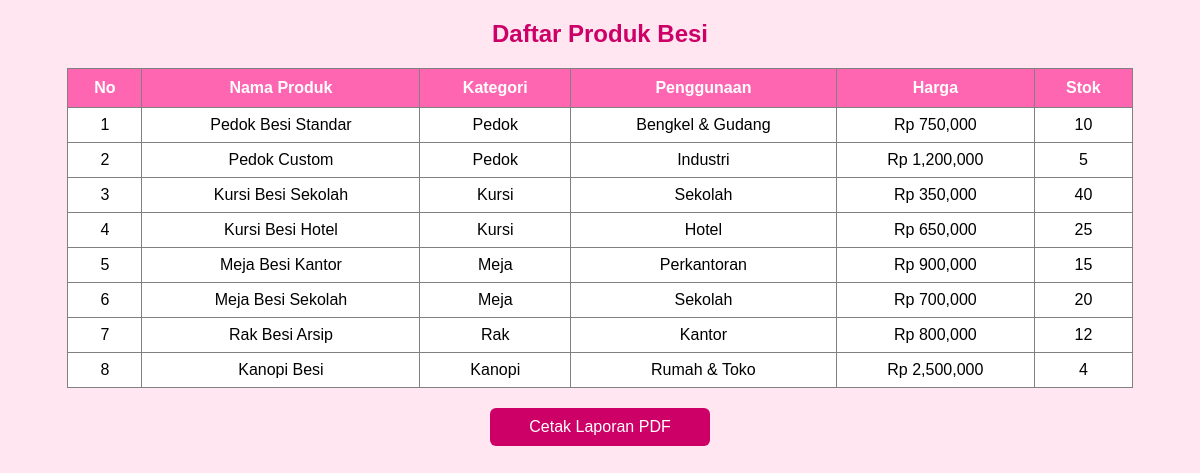
The page / on the database its author committed.
### tables this page shows
CREATE TABLE `produk_besi` (
  `id` int(11) NOT NULL,
  `nama_produk` varchar(100) DEFAULT NULL,
  `kategori` varchar(50) DEFAULT NULL,
  `target_penggunaan` varchar(100) DEFAULT NULL,
  `harga` int(11) DEFAULT NULL,
  `stok` int(11) DEFAULT NULL
);

### index.php (the view, shortened to what this page needs)
<?php
include "koneksi.php";
$data = mysqli_query($koneksi, "SELECT * FROM produk_besi");
?>
<!DOCTYPE html>
<html>
<head>
</head>
<body>
<h2>Daftar Produk Besi</h2>
<table border="1">
<tr>
    <th>No</th>
    <th>Nama Produk</th>
    <th>Kategori</th>
    <th>Penggunaan</th>
    <th>Harga</th>
    <th>Stok</th>
</tr>
<?php $no=1; while($row = mysqli_fetch_assoc($data)) { ?>
<tr>
    <td><?= $no++ ?></td>
    <td><?= $row['nama_produk'] ?></td>
    <td><?= $row['kategori'] ?></td>
    <td><?= $row['target_penggunaan'] ?></td>
    <td>Rp <?= number_format($row['harga']) ?></td>
    <td><?= $row['stok'] ?></td>
</tr>
<?php } ?>
</table>
<a href="cetak_pdf.php" target="_blank">Cetak Laporan PDF</a>
</body>
</html>

### index.php (style rules this page uses)
body { font-family: Arial; background: #ffe6f0; }
h2 { text-align: center; color: #cc0066; }
table { border-collapse: collapse; width: 90%; margin: auto; background: #fff; }
th { background: #ff66b2; color: white; padding: 10px; }
td { padding: 8px; text-align: center; }
a { display: block; width: 200px; margin: 20px auto; text-align: center; padding: 10px; background: #cc0066; color: white; text-decoration: none; border-radius: 6px; }

### rows shown on the page
produk_besi: nama_produk "Pedok Besi Standar", kategori "Pedok", target_penggunaan "Bengkel & Gudang", harga "750,000", stok "10"
produk_besi: nama_produk "Pedok Custom", kategori "Pedok", target_penggunaan "Industri", harga "1,200,000", stok "5"
produk_besi: nama_produk "Kursi Besi Sekolah", kategori "Kursi", target_penggunaan "Sekolah", harga "350,000", stok "40"
produk_besi: nama_produk "Kursi Besi Hotel", kategori "Kursi", target_penggunaan "Hotel", harga "650,000", stok "25"
produk_besi: nama_produk "Meja Besi Kantor", kategori "Meja", target_penggunaan "Perkantoran", harga "900,000", stok "15"
produk_besi: nama_produk "Meja Besi Sekolah", kategori "Meja", target_penggunaan "Sekolah", harga "700,000", stok "20"
produk_besi: nama_produk "Rak Besi Arsip", kategori "Rak", target_penggunaan "Kantor", harga "800,000", stok "12"
produk_besi: nama_produk "Kanopi Besi", kategori "Kanopi", target_penggunaan "Rumah & Toko", harga "2,500,000", stok "4"
